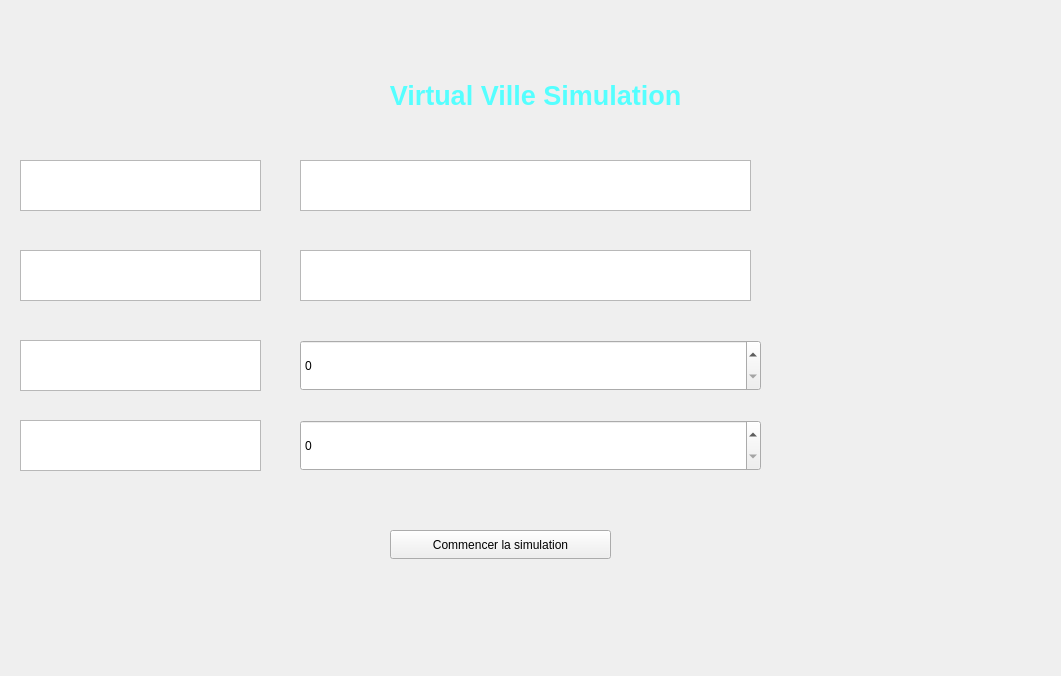
<?xml version="1.0" encoding="UTF-8"?>
<ui version="4.0">
 <class>MainWindow</class>
 <widget class="QMainWindow" name="MainWindow">
  <property name="geometry">
   <rect>
    <x>0</x>
    <y>0</y>
    <width>1061</width>
    <height>676</height>
   </rect>
  </property>
  <property name="windowTitle">
   <string>MainWindow</string>
  </property>
  <widget class="QWidget" name="centralwidget">
   <widget class="QLabel" name="label">
    <property name="geometry">
     <rect>
      <x>0</x>
      <y>-20</y>
      <width>1061</width>
      <height>711</height>
     </rect>
    </property>
    <property name="maximumSize">
     <size>
      <width>1061</width>
      <height>16777215</height>
     </size>
    </property>
    <property name="styleSheet">
     <string notr="true">background-image: url(:/res/gettyimages-1468224038.jpg);</string>
    </property>
    <property name="text">
     <string/>
    </property>
   </widget>
   <widget class="QLabel" name="label_2">
    <property name="geometry">
     <rect>
      <x>250</x>
      <y>60</y>
      <width>571</width>
      <height>71</height>
     </rect>
    </property>
    <property name="text">
     <string>&lt;html&gt;&lt;head/&gt;&lt;body&gt;&lt;p align=&quot;center&quot;&gt;&lt;span style=&quot; font-size:20pt; font-weight:700; color:#55ffff;&quot;&gt;Virtual Ville Simulation&lt;/span&gt;&lt;/p&gt;&lt;/body&gt;&lt;/html&gt;</string>
    </property>
   </widget>
   <widget class="QTextEdit" name="textEdit">
    <property name="geometry">
     <rect>
      <x>300</x>
      <y>160</y>
      <width>451</width>
      <height>51</height>
     </rect>
    </property>
   </widget>
   <widget class="QTextEdit" name="textEdit_2">
    <property name="geometry">
     <rect>
      <x>300</x>
      <y>250</y>
      <width>451</width>
      <height>51</height>
     </rect>
    </property>
   </widget>
   <widget class="QPushButton" name="pushButton">
    <property name="geometry">
     <rect>
      <x>390</x>
      <y>530</y>
      <width>221</width>
      <height>29</height>
     </rect>
    </property>
    <property name="text">
     <string>Commencer la simulation</string>
    </property>
   </widget>
   <widget class="QTextBrowser" name="textBrowser">
    <property name="geometry">
     <rect>
      <x>20</x>
      <y>160</y>
      <width>241</width>
      <height>51</height>
     </rect>
    </property>
    <property name="html">
     <string>&lt;!DOCTYPE HTML PUBLIC &quot;-//W3C//DTD HTML 4.0//EN&quot; &quot;http://www.w3.org/TR/REC-html40/strict.dtd&quot;&gt;
&lt;html&gt;&lt;head&gt;&lt;meta name=&quot;qrichtext&quot; content=&quot;1&quot; /&gt;&lt;meta charset=&quot;utf-8&quot; /&gt;&lt;style type=&quot;text/css&quot;&gt;
p, li { white-space: pre-wrap; }
hr { height: 1px; border-width: 0; }
li.unchecked::marker { content: &quot;\2610&quot;; }
li.checked::marker { content: &quot;\2612&quot;; }
&lt;/style&gt;&lt;/head&gt;&lt;body style=&quot; font-family:'Segoe UI'; font-size:9pt; font-weight:400; font-style:normal;&quot;&gt;
&lt;p style=&quot; margin-top:0px; margin-bottom:0px; margin-left:0px; margin-right:0px; -qt-block-indent:0; text-indent:0px;&quot;&gt;&lt;span style=&quot; font-size:16pt; color:#ffffff;&quot;&gt;Nom de Ville:&lt;/span&gt;&lt;/p&gt;&lt;/body&gt;&lt;/html&gt;</string>
    </property>
   </widget>
   <widget class="QTextBrowser" name="textBrowser_2">
    <property name="geometry">
     <rect>
      <x>20</x>
      <y>250</y>
      <width>241</width>
      <height>51</height>
     </rect>
    </property>
    <property name="html">
     <string>&lt;!DOCTYPE HTML PUBLIC &quot;-//W3C//DTD HTML 4.0//EN&quot; &quot;http://www.w3.org/TR/REC-html40/strict.dtd&quot;&gt;
&lt;html&gt;&lt;head&gt;&lt;meta name=&quot;qrichtext&quot; content=&quot;1&quot; /&gt;&lt;meta charset=&quot;utf-8&quot; /&gt;&lt;style type=&quot;text/css&quot;&gt;
p, li { white-space: pre-wrap; }
hr { height: 1px; border-width: 0; }
li.unchecked::marker { content: &quot;\2610&quot;; }
li.checked::marker { content: &quot;\2612&quot;; }
&lt;/style&gt;&lt;/head&gt;&lt;body style=&quot; font-family:'Segoe UI'; font-size:9pt; font-weight:400; font-style:normal;&quot;&gt;
&lt;p style=&quot; margin-top:0px; margin-bottom:0px; margin-left:0px; margin-right:0px; -qt-block-indent:0; text-indent:0px;&quot;&gt;&lt;span style=&quot; font-size:16pt; color:#ffffff;&quot;&gt;Budget:&lt;/span&gt;&lt;/p&gt;&lt;/body&gt;&lt;/html&gt;</string>
    </property>
   </widget>
   <widget class="QTextBrowser" name="textBrowser_3">
    <property name="geometry">
     <rect>
      <x>20</x>
      <y>340</y>
      <width>241</width>
      <height>51</height>
     </rect>
    </property>
    <property name="html">
     <string>&lt;!DOCTYPE HTML PUBLIC &quot;-//W3C//DTD HTML 4.0//EN&quot; &quot;http://www.w3.org/TR/REC-html40/strict.dtd&quot;&gt;
&lt;html&gt;&lt;head&gt;&lt;meta name=&quot;qrichtext&quot; content=&quot;1&quot; /&gt;&lt;meta charset=&quot;utf-8&quot; /&gt;&lt;style type=&quot;text/css&quot;&gt;
p, li { white-space: pre-wrap; }
hr { height: 1px; border-width: 0; }
li.unchecked::marker { content: &quot;\2610&quot;; }
li.checked::marker { content: &quot;\2612&quot;; }
&lt;/style&gt;&lt;/head&gt;&lt;body style=&quot; font-family:'Segoe UI'; font-size:9pt; font-weight:400; font-style:normal;&quot;&gt;
&lt;p style=&quot; margin-top:0px; margin-bottom:0px; margin-left:0px; margin-right:0px; -qt-block-indent:0; text-indent:0px;&quot;&gt;&lt;span style=&quot; font-size:16pt; color:#ffffff;&quot;&gt;Ressource d'Eau:&lt;/span&gt;&lt;/p&gt;&lt;/body&gt;&lt;/html&gt;</string>
    </property>
   </widget>
   <widget class="QTextBrowser" name="textBrowser_4">
    <property name="geometry">
     <rect>
      <x>20</x>
      <y>420</y>
      <width>241</width>
      <height>51</height>
     </rect>
    </property>
    <property name="html">
     <string>&lt;!DOCTYPE HTML PUBLIC &quot;-//W3C//DTD HTML 4.0//EN&quot; &quot;http://www.w3.org/TR/REC-html40/strict.dtd&quot;&gt;
&lt;html&gt;&lt;head&gt;&lt;meta name=&quot;qrichtext&quot; content=&quot;1&quot; /&gt;&lt;meta charset=&quot;utf-8&quot; /&gt;&lt;style type=&quot;text/css&quot;&gt;
p, li { white-space: pre-wrap; }
hr { height: 1px; border-width: 0; }
li.unchecked::marker { content: &quot;\2610&quot;; }
li.checked::marker { content: &quot;\2612&quot;; }
&lt;/style&gt;&lt;/head&gt;&lt;body style=&quot; font-family:'Segoe UI'; font-size:9pt; font-weight:400; font-style:normal;&quot;&gt;
&lt;p style=&quot; margin-top:0px; margin-bottom:0px; margin-left:0px; margin-right:0px; -qt-block-indent:0; text-indent:0px;&quot;&gt;&lt;span style=&quot; font-size:16pt; color:#ffffff;&quot;&gt;Ressource d'Electricité:&lt;/span&gt;&lt;/p&gt;&lt;/body&gt;&lt;/html&gt;</string>
    </property>
   </widget>
   <widget class="QSpinBox" name="spinBox">
    <property name="geometry">
     <rect>
      <x>300</x>
      <y>340</y>
      <width>461</width>
      <height>51</height>
     </rect>
    </property>
   </widget>
   <widget class="QSpinBox" name="spinBox_2">
    <property name="geometry">
     <rect>
      <x>300</x>
      <y>420</y>
      <width>461</width>
      <height>51</height>
     </rect>
    </property>
   </widget>
  </widget>
 </widget>
 <resources/>
 <connections/>
</ui>
